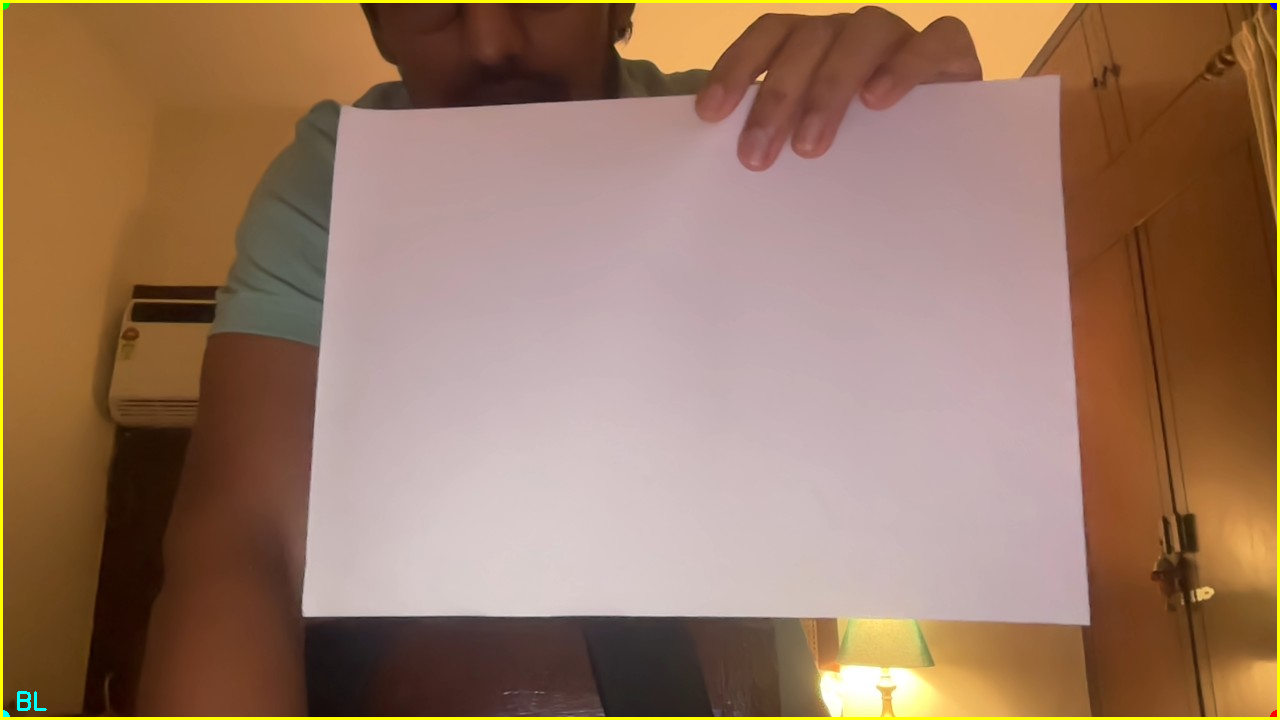
#> input picture corners_visualization.png, 1280 x 720 px
$ python -i document_scanner.py   (imports and definitions only)
#> lines starting #> are read from the running program, lines starting #| are printed output that depends on the picture; after the words box and inside, x2 and y2 are one past the last pixel; in counts of white or black regions, pixels touching at a corner belong together
#> further down, picture is the input picture: shape (720, 1280, 3); mean B, G, R 98.3, 120.5, 153.9
import cv2
import numpy as np
import matplotlib.pyplot as plt


# [15 lines left out: function find_edges, not called in this run]


def order_corners(pts):
    """
    Order points: top-left, top-right, bottom-right, bottom-left

    Args:
        pts: Array of corner points

    Returns:
        Ordered corner points
    """
    rect = np.zeros((4, 2), dtype=np.float32)

    # Sum and difference of coordinates
    s = pts.sum(axis=1)
    diff = np.diff(pts, axis=1)

    rect[0] = pts[np.argmin(s)]      # Top-left (smallest sum)
    rect[2] = pts[np.argmax(s)]      # Bottom-right (largest sum)
    rect[1] = pts[np.argmin(diff)]   # Top-right (smallest diff)
    rect[3] = pts[np.argmax(diff)]   # Bottom-left (largest diff)

    return rect


def distance(p1, p2):
    """
    Calculate Euclidean distance between two points

    Args:
        p1, p2: Points as [x, y] arrays

    Returns:
        Distance between points
    """
    return np.sqrt((p1[0] - p2[0])**2 + (p1[1] - p2[1])**2)


def document_scanner(image, debug=False):
    """
    Document scanner that detects paper corners within the image.

    Args:
        image: Input color image containing a document
        debug: If True, shows intermediate processing steps

    Returns:
        Tuple of (original, corners_visualization, scanned_document)
    """
#> called with debug = False
    original = image.copy()
    h, w = image.shape[:2]
#> h = 720; w = 1280

    # Resize for processing if too large
    if h > 1000:
        scale = 1000 / h
        image = cv2.resize(image, None, fx=scale, fy=scale)
        h, w = image.shape[:2]

    # STEP 1: Preprocessing to enhance document edges
    gray = cv2.cvtColor(image, cv2.COLOR_BGR2GRAY)
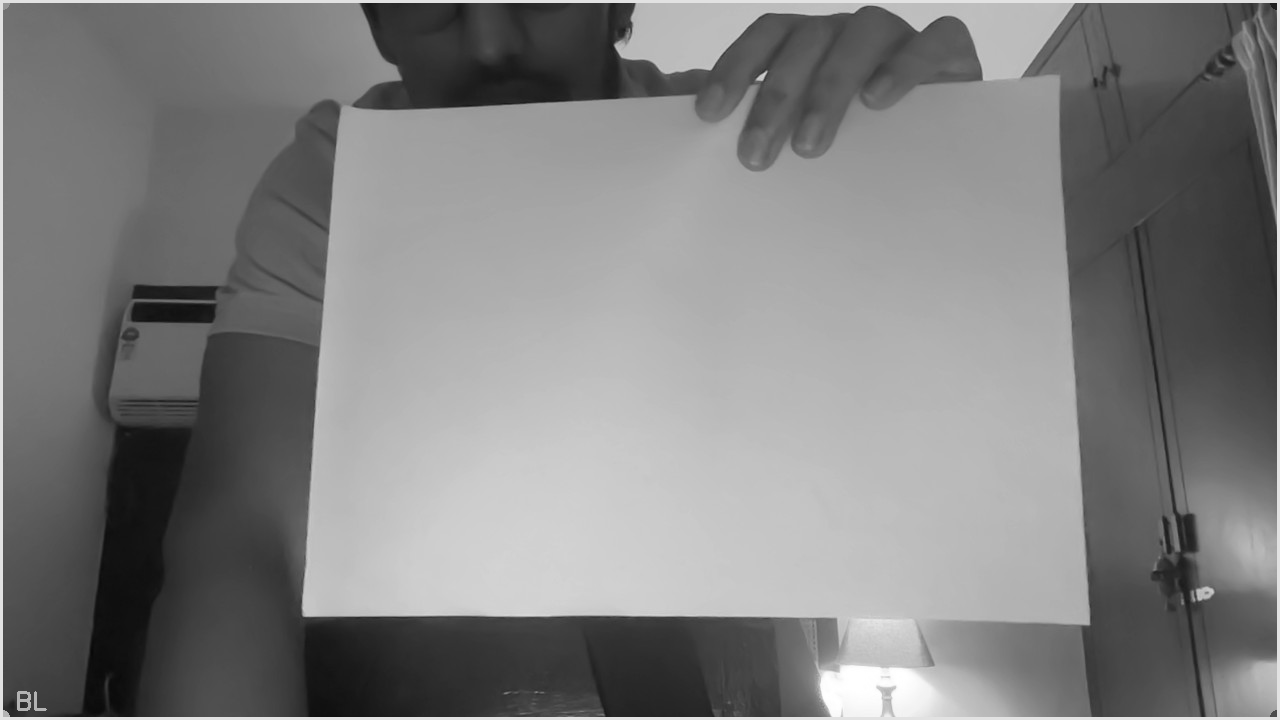
#> gray: shape (720, 1280); min 8, max 255, mean 128

    # Apply bilateral filter to reduce noise while preserving edges
    filtered = cv2.bilateralFilter(gray, 9, 75, 75)

    # STEP 2: Enhanced edge detection for document boundaries
    # Use adaptive threshold to handle varying lighting
    adaptive_thresh = cv2.adaptiveThreshold(
        filtered, 255, cv2.ADAPTIVE_THRESH_GAUSSIAN_C,
        cv2.THRESH_BINARY, 11, 10
    )
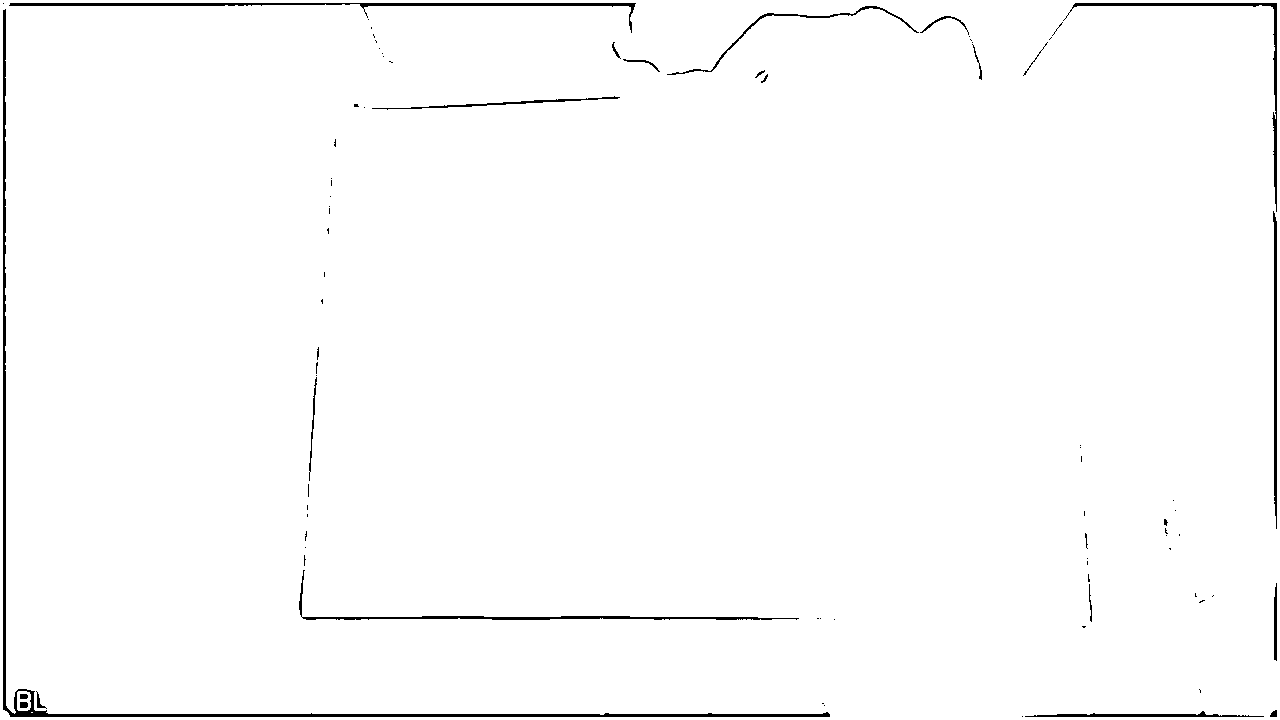
#> adaptive_thresh: shape (720, 1280); 98.6% white; 82 black regions (58 under 20 px), largest, box (x1, y1, x2, y2) and area: (3, 9, 830, 717) 4771, (9, 3, 636, 33) 1825, (299, 570, 799, 620) 1316

    # Canny edge detection with optimized parameters
    edges = cv2.Canny(filtered, 30, 80, apertureSize=3)
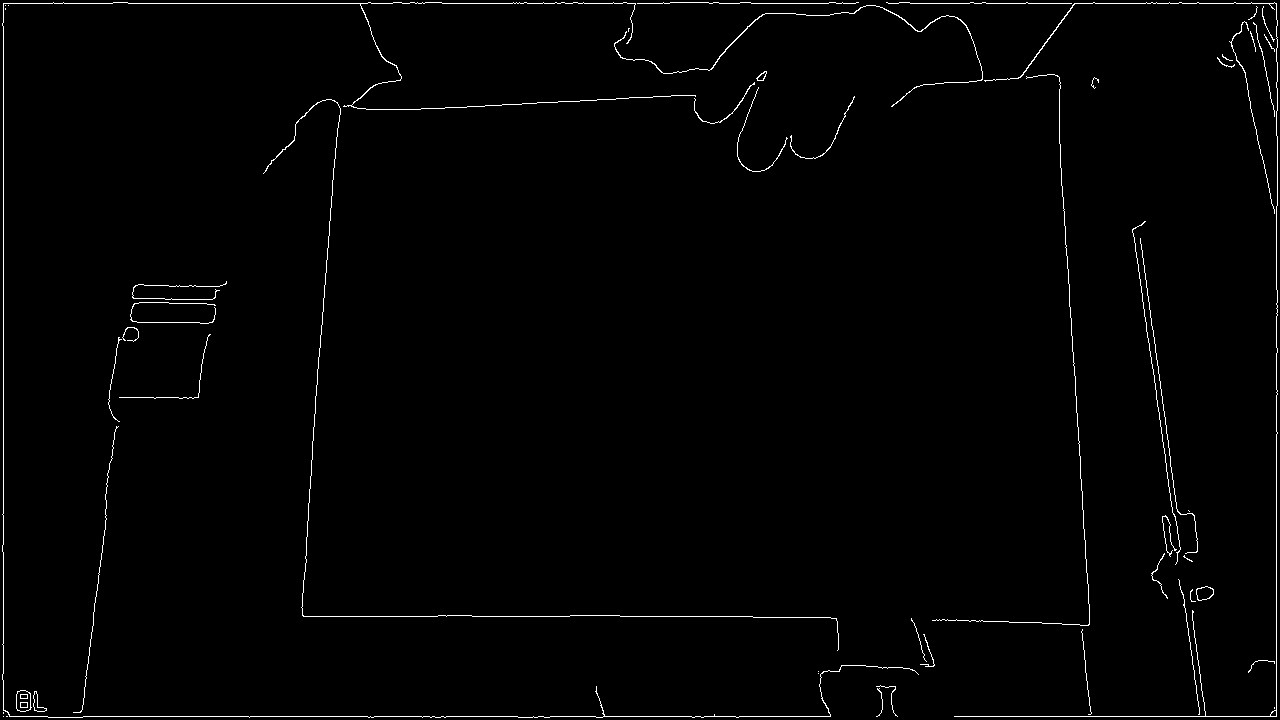
#> edges: shape (720, 1280); 1.2% white in thin lines or dots

    # Combine both edge detection methods
    combined_edges = cv2.bitwise_or(edges, adaptive_thresh)
#> combined_edges: shape (720, 1280); 98.9% white; black in thin lines or dots

    # Morphological operations to connect nearby edges
    kernel = cv2.getStructuringElement(cv2.MORPH_RECT, (3, 3))
    combined_edges = cv2.morphologyEx(combined_edges, cv2.MORPH_CLOSE, kernel)
#> combined_edges: shape (720, 1280); 99.8% white; 68 black regions (44 under 20 px), largest, box (x1, y1, x2, y2) and area: (15, 708, 83, 717) 256, (492, 617, 550, 620) 174, (1274, 136, 1277, 187) 153
    combined_edges = cv2.dilate(combined_edges, kernel, iterations=1)
#> combined_edges: shape (720, 1280); 99.9% white; black in thin lines or dots

    # STEP 3: Find document contour
    contours, _ = cv2.findContours(combined_edges, cv2.RETR_EXTERNAL, cv2.CHAIN_APPROX_SIMPLE)
#> contours = [[[0, 0], [0, 719], [1279, 719], [1279, 0]]]
    contours = sorted(contours, key=cv2.contourArea, reverse=True)

    document_contour = None

    # Look for the largest rectangular contour (the document)
    for contour in contours:
        # Calculate contour area
        area = cv2.contourArea(contour)

        # Skip very small contours (noise)
        if area < w * h * 0.01:
            continue

        # Approximate contour to polygon
        perimeter = cv2.arcLength(contour, True)
        epsilon = 0.02 * perimeter
        approx = cv2.approxPolyDP(contour, epsilon, True)

        # Look for quadrilateral (4 corners)
        if len(approx) == 4:
            # Check if it's a reasonable size (not too small, not the entire image)
            if w * h * 0.05 < area < w * h * 0.95:
                document_contour = approx
                break
#> this loop made 1 pass
#> (area, perimeter, epsilon, approx) on pass 1: (919601, 3996, 79.92, [[0, 0], [0, 719], [1279, 719], [1279, 0]])

    # If no good 4-corner contour found, try with more relaxed parameters
    if document_contour is None:
        for contour in contours:
            area = cv2.contourArea(contour)
            if area < w * h * 0.01:
                continue

            perimeter = cv2.arcLength(contour, True)
            epsilon = 0.05 * perimeter  # More relaxed approximation
            approx = cv2.approxPolyDP(contour, epsilon, True)

            if len(approx) == 4 and w * h * 0.02 < area < w * h * 0.98:
                document_contour = approx
                break
#> this loop made 1 pass
#> (area, perimeter, epsilon, approx) on pass 1: (919601, 3996, 199.8, [[0, 0], [0, 719], [1279, 719], [1279, 0]])

    # Last fallback: use the largest contour and get its bounding rectangle
    if document_contour is None and len(contours) > 0:
        largest_contour = contours[0]
#> largest_contour = [[0, 0], [0, 719], [1279, 719], [1279, 0]]
        rect = cv2.minAreaRect(largest_contour)
#> rect = ((639.5, 359.5), (719, 1279), -90)
        document_contour = np.int32(cv2.boxPoints(rect))
#> document_contour = [[1279, 719], [0, 719], [0, 0], [1279, 0]]

    # Ultimate fallback: use entire image (but this shouldn't happen with real documents)
    if document_contour is None:
        document_contour = np.array([[50, 50], [w-50, 50], [w-50, h-50], [50, h-50]], dtype=np.float32)

    # STEP 4: Extract and order corners
    corners = document_contour.reshape(4, 2).astype(np.float32)
#> corners = [[1279, 719], [0, 719], [0, 0], [1279, 0]]
    corners = order_corners(corners)
#> in order_corners, `s = pts.sum(axis=1)`: s = [1998, 719, 0, 1279]
#> in order_corners, `diff = np.diff(pts, axis=1)`: diff = [-560, 719, 0, -1279]
#> corners = [[0, 0], [1279, 0], [1279, 719], [0, 719]]

    # STEP 5: Calculate output dimensions
    # Calculate width and height of output rectangle
    width_top = distance(corners[0], corners[1])
#> width_top = 1279
    width_bottom = distance(corners[3], corners[2])
#> width_bottom = 1279
    height_left = distance(corners[0], corners[3])
#> height_left = 719
    height_right = distance(corners[1], corners[2])
#> height_right = 719

    max_width = int(max(width_top, width_bottom))
#> max_width = 1279
    max_height = int(max(height_left, height_right))
#> max_height = 719

    # STEP 6: Perspective transformation
    dst_corners = np.array([
        [0, 0],
        [max_width - 1, 0],
        [max_width - 1, max_height - 1],
        [0, max_height - 1]
    ], dtype=np.float32)
#> dst_corners = [[0, 0], [1278, 0], [1278, 718], [0, 718]]

    # Get perspective transform matrix
    M = cv2.getPerspectiveTransform(corners, dst_corners)
#> M = [[0.999, 0, 0], [0, 0.999, 0], [0, 0, 1]]

    # Apply transformation to original image
    warped = cv2.warpPerspective(image, M, (max_width, max_height))

    # STEP 7: Enhance scanned document
    warped_gray = cv2.cvtColor(warped, cv2.COLOR_BGR2GRAY)

    # Apply adaptive thresholding for clean text
    scanned = cv2.adaptiveThreshold(
        warped_gray, 255, cv2.ADAPTIVE_THRESH_GAUSSIAN_C,
        cv2.THRESH_BINARY, 11, 10
    )
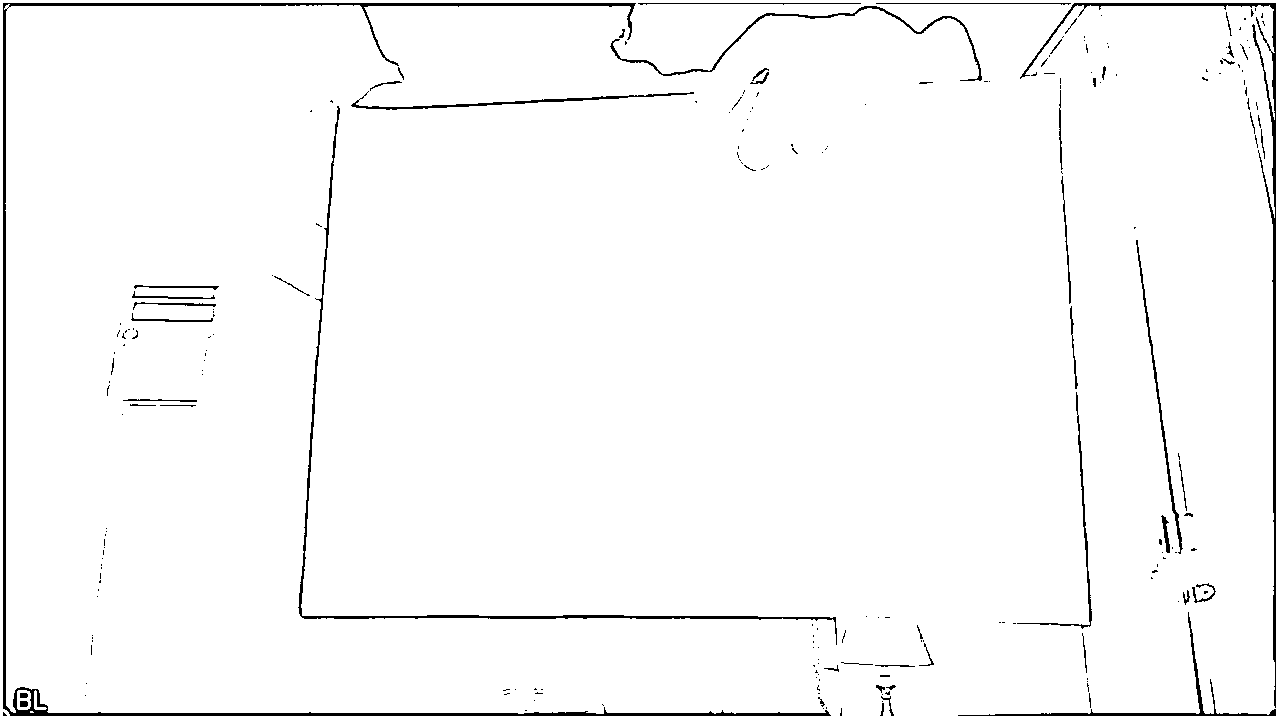
#> scanned: shape (719, 1279); 97.7% white; 223 black regions (166 under 20 px), largest, box (x1, y1, x2, y2) and area: (3, 3, 831, 716) 7083, (1020, 3, 1276, 708) 3178, (298, 106, 837, 645) 2673

    # STEP 8: Visualize corners and edges
    corners_viz = image.copy()

    # Draw detected corners with labels
    corner_labels = ['TL', 'TR', 'BR', 'BL']
    colors = [(0, 255, 0), (255, 0, 0), (0, 0, 255), (255, 255, 0)]

    for i, (corner, label, color) in enumerate(zip(corners, corner_labels, colors)):
        cv2.circle(corners_viz, tuple(corner.astype(int)), 10, color, -1)
        cv2.putText(corners_viz, label, (int(corner[0])+15, int(corner[1])-10),
                   cv2.FONT_HERSHEY_SIMPLEX, 0.8, color, 2)
#> this loop made 4 passes
#> (corner, label, color) on passes 1 to 4: ([0, 0], 'TL', (0, 255, 0)), ([1279, 0], 'TR', (255, 0, 0)), ([1279, 719], 'BR', (0, 0, 255)), ([0, 719], 'BL', (255, 255, 0))
#> corners_viz: shape (720, 1280, 3); 0.02% of pixels changed, all inside (x1, y1, x2, y2) = (0, 0, 1280, 720)

    # Draw edges between corners
    for i in range(4):
        pt1 = tuple(corners[i].astype(int))
        pt2 = tuple(corners[(i + 1) % 4].astype(int))
        cv2.line(corners_viz, pt1, pt2, (0, 255, 255), 3)
#> this loop made 4 passes
#> (pt1, pt2) on passes 1 to 4: ((0, 0), (1279, 0)), ((1279, 0), (1279, 719)), ((1279, 719), (0, 719)), ((0, 719), (0, 0))

    # Debug visualization
    if debug:
        plt.figure(figsize=(20, 5))
        plt.subplot(1, 5, 1), plt.imshow(cv2.cvtColor(original, cv2.COLOR_BGR2RGB)), plt.title('Original')
        plt.subplot(1, 5, 2), plt.imshow(filtered, cmap='gray'), plt.title('Filtered')
        plt.subplot(1, 5, 3), plt.imshow(combined_edges, cmap='gray'), plt.title('Combined Edges')
        plt.subplot(1, 5, 4), plt.imshow(cv2.cvtColor(corners_viz, cv2.COLOR_BGR2RGB)), plt.title('Document Corners')
        plt.subplot(1, 5, 5), plt.imshow(scanned, cmap='gray'), plt.title('Scanned Document')
        plt.tight_layout()
        plt.show()

    return original, corners_viz, scanned


# [105 lines left out: functions test_scanner, simple_quadrilateral_detection, harris_corner_detection, not called in this run]

>>> import cv2
>>> picture = cv2.imread('../corners_visualization.png')
>>> result = document_scanner(picture)
